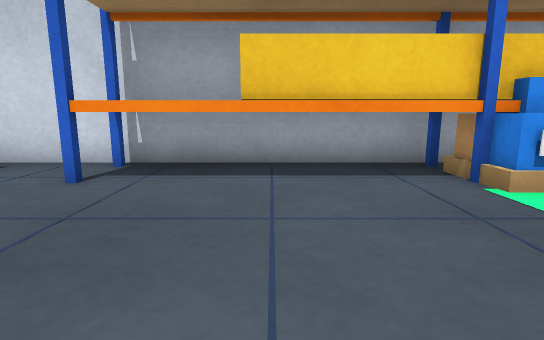
View 1 (above)

24 first-person views from a walk through a world built for the Gazebo simulator. The camera is 0.5 m above the floor, tilts 10° down and sees 80° across. The floor is counted in squares, 0.5 m on a side. Each view is taken from the middle of a square. On the plan, view 1 faces up. The plan holds only what a view shows up to about 12 squares ahead; the rest is blank.

View 2
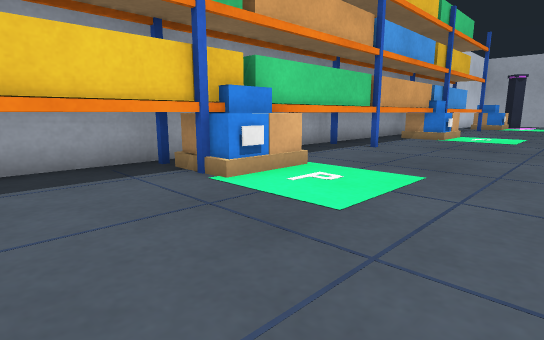

View 3
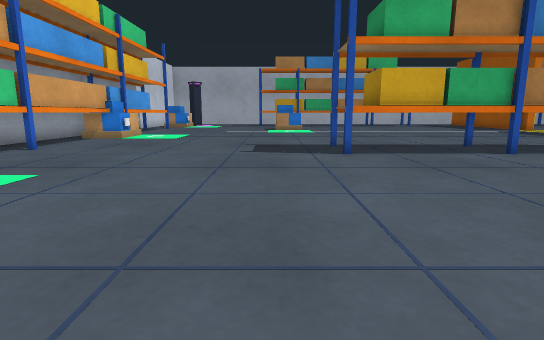

View 4
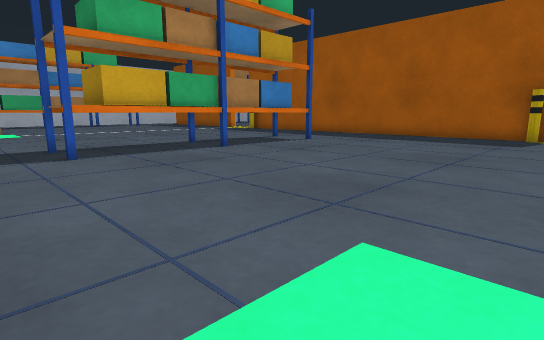

View 5
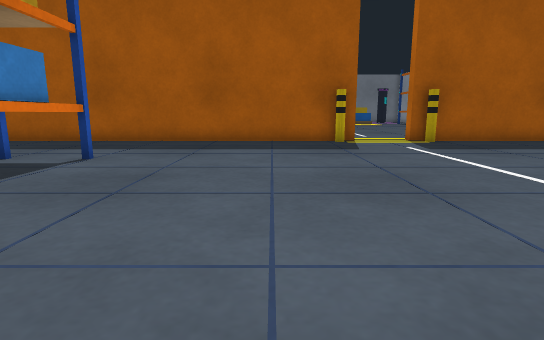

View 6
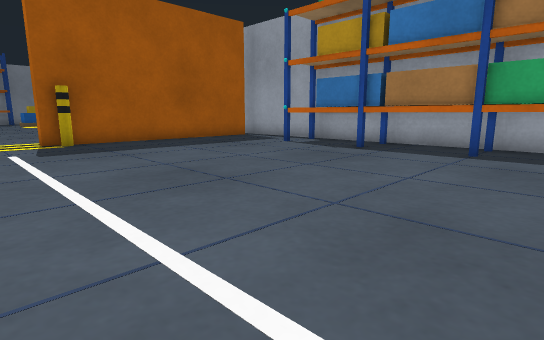

View 7
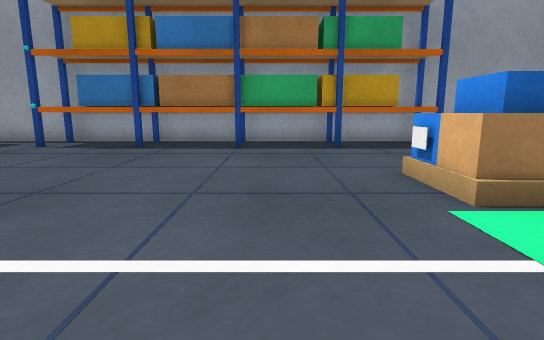

View 8
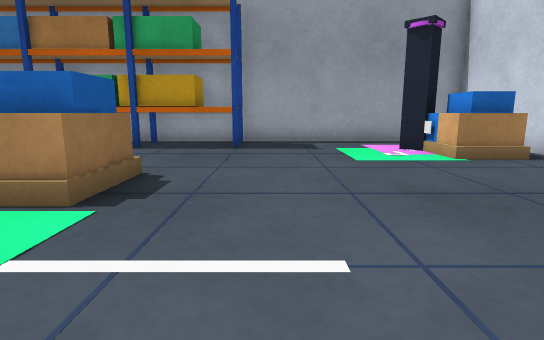

View 9
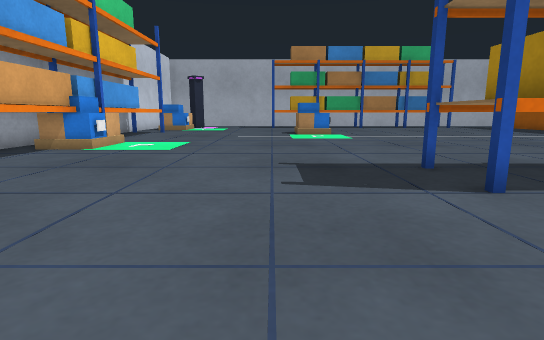

View 10
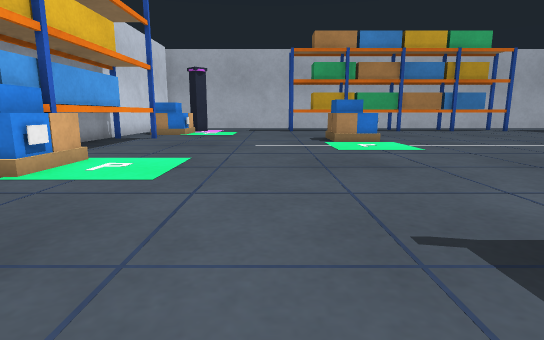

View 11
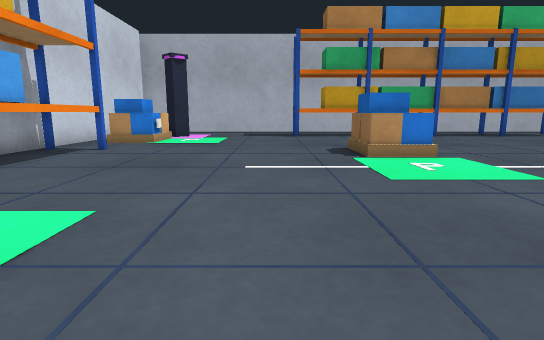

View 12
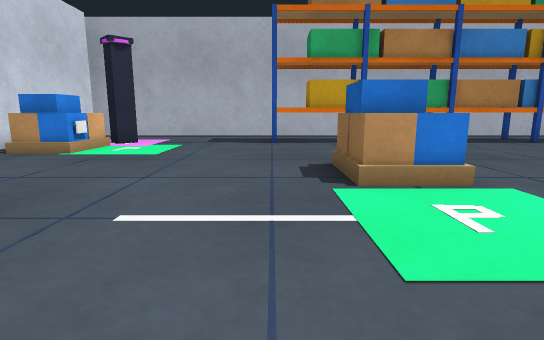

View 13
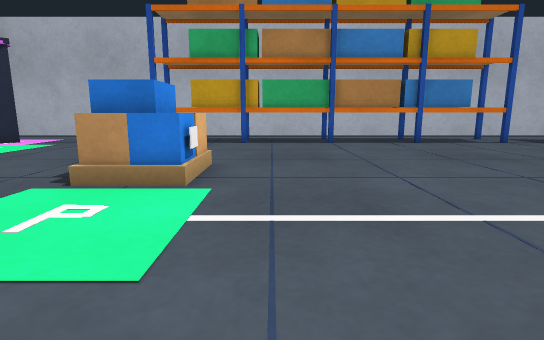

View 14
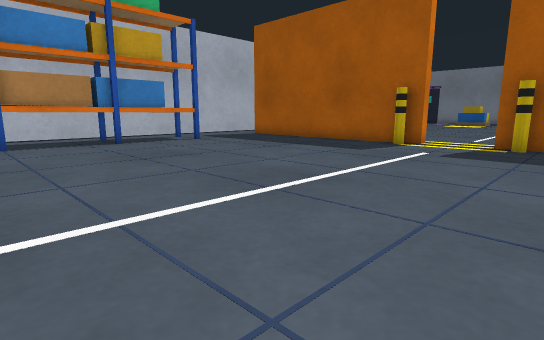

View 15
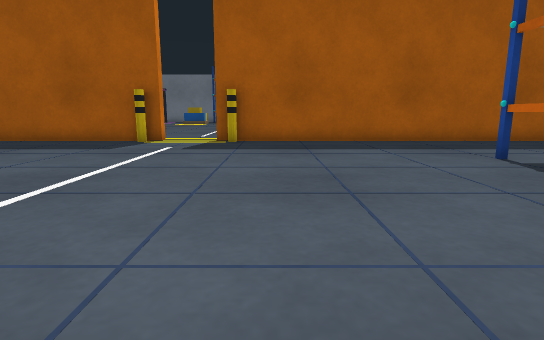

View 16
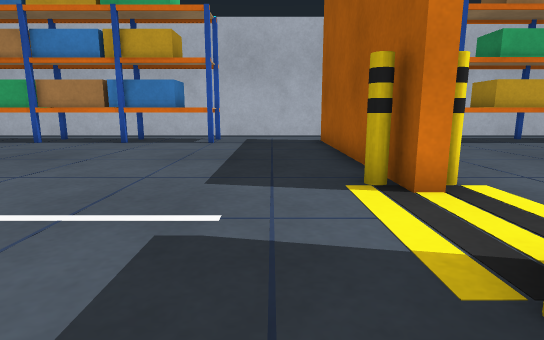

View 17
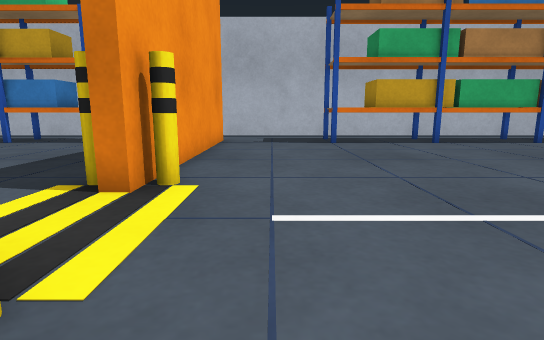

View 18
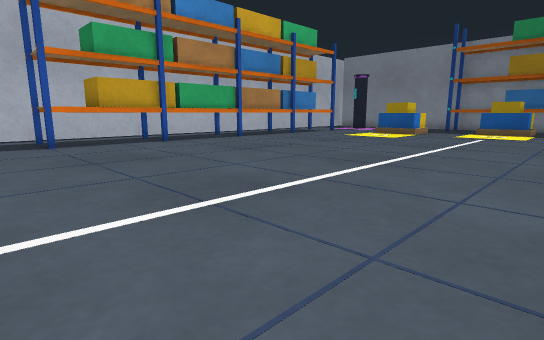

View 19
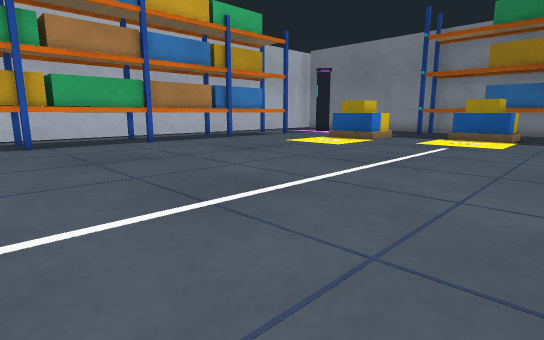

View 20
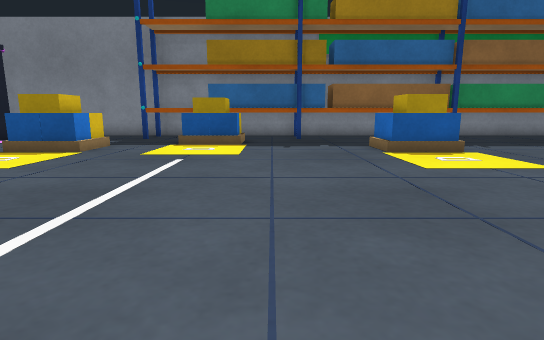

View 21
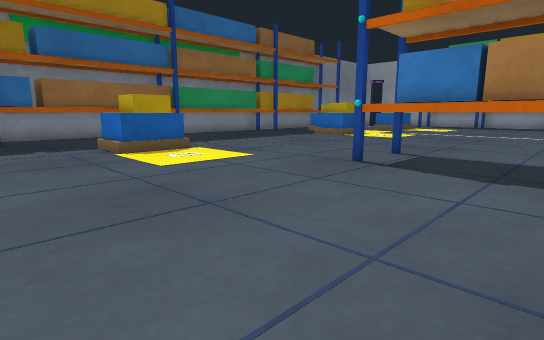

View 22
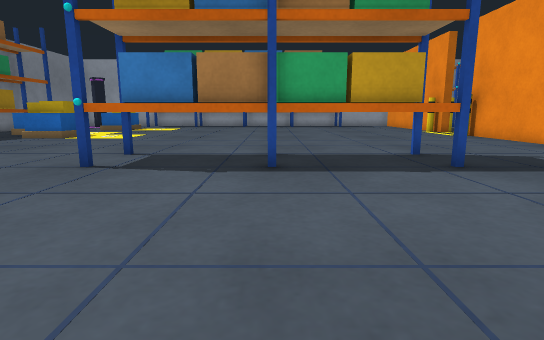

View 23
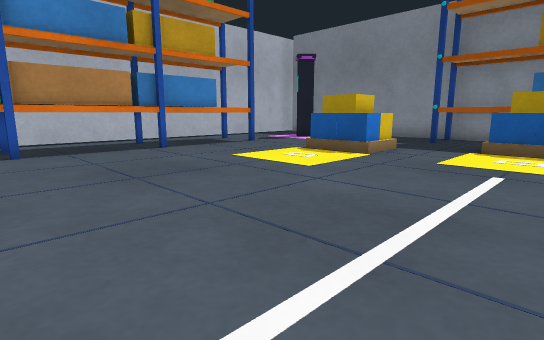

View 24
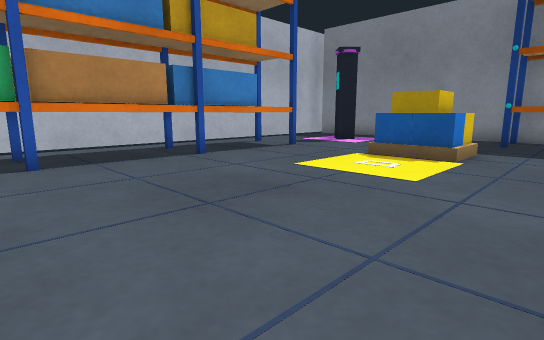

### Floor plan
Key: @ floor where view 1 was taken; # wall or solid block; . floor; R rack; T pickup truck; O other object.
Columns run from 10 left of view 1 to 28 right of it. Each row starts with its distance up from view 1.
  7 #######################################
  6 #    #.RRRRRRRRRRRRRRRRRRRRRRRRR.#
  5 #   TT.RRRRRRTTTRRRRRRRTTTRRRRRR.TT
  4 #..TTT.......TTT.......TTT.......TTTO.
  3 #.....................................
  2 #.....................................
  1 #.....................................
  0 #.........@...........................
 -1 #RR.................................RRR
 -2 #RR....OO.....................OO....RR
 -3 #RR....OO.....................OO  ..RR
 -4 #RR....OO.........RRR.........OO....RR
 -5 #RR...............RRR...............RR
 -6 #RR...............RRR...............RR
 -7 #RR...............RRR...............RR
 -8 #RR...............RRR...............RRR
 -9 #RR...............RRR...............RRR
-10 #RR...............RRR...............RRR
-11 #RR...............RRR...............RRR
-12 #RR...............RRR...............RR
-13 #RR.................................RRR
-14 #.....................................
-15 #.  ..................................
-16 #    .......O.................O.......
-17     #### #.# #############O#.#O######
-18          ..   ....        ....O.......
-19          ..   .....      .............
-20               ......     ..............
-21               ........   ...........RRR
-22               ....R R..  ...........RRR
-23               ....RRR... ...........RRR
-24               ....RRR...............RRR
-25               ....RRR...............RRR
-26               ....RRR...............RRR
-27             ......RRR...............RRR
-28             ......RRR...............RRR
-29             ......RRR...............RRR
-30              .....R.R...............RRR
-31               ......................RRR
-32               ......................RRR
-33               ......................RRR
-34               ........O.........O...RRR
-35               ..  ...OOO.......OOO..RRR
-36                   ...  O....O..O  ...
-37                  ...   ....OOO..   ..
-38                  ...   ....O  ...  .O
-39                 RRRRRRRRRRRRRRRR.
-40                       RRR   RRRR.
-41                        ###  ######

Positions as (right, up) in squares from view 1, and headings:
1: (0, 0), facing up
2: (0, 0), facing up-right
3: (0, -2), facing right
4: (0, -2), facing down-right
5: (4, -5), facing down
6: (1, -5), facing down-left
7: (2, -6), facing left
8: (2, 0), facing left
9: (4, -1), facing right
10: (8, 0), facing right
11: (12, 0), facing right
12: (15, -1), facing right
13: (15, -5), facing right
14: (15, -6), facing down-right
15: (15, -5), facing down
16: (15, -15), facing right
17: (15, -19), facing right
18: (15, -19), facing down-right
19: (15, -23), facing down-right
20: (16, -26), facing down
21: (16, -26), facing down-left
22: (16, -26), facing left
23: (17, -27), facing down-right
24: (19, -27), facing down-right
